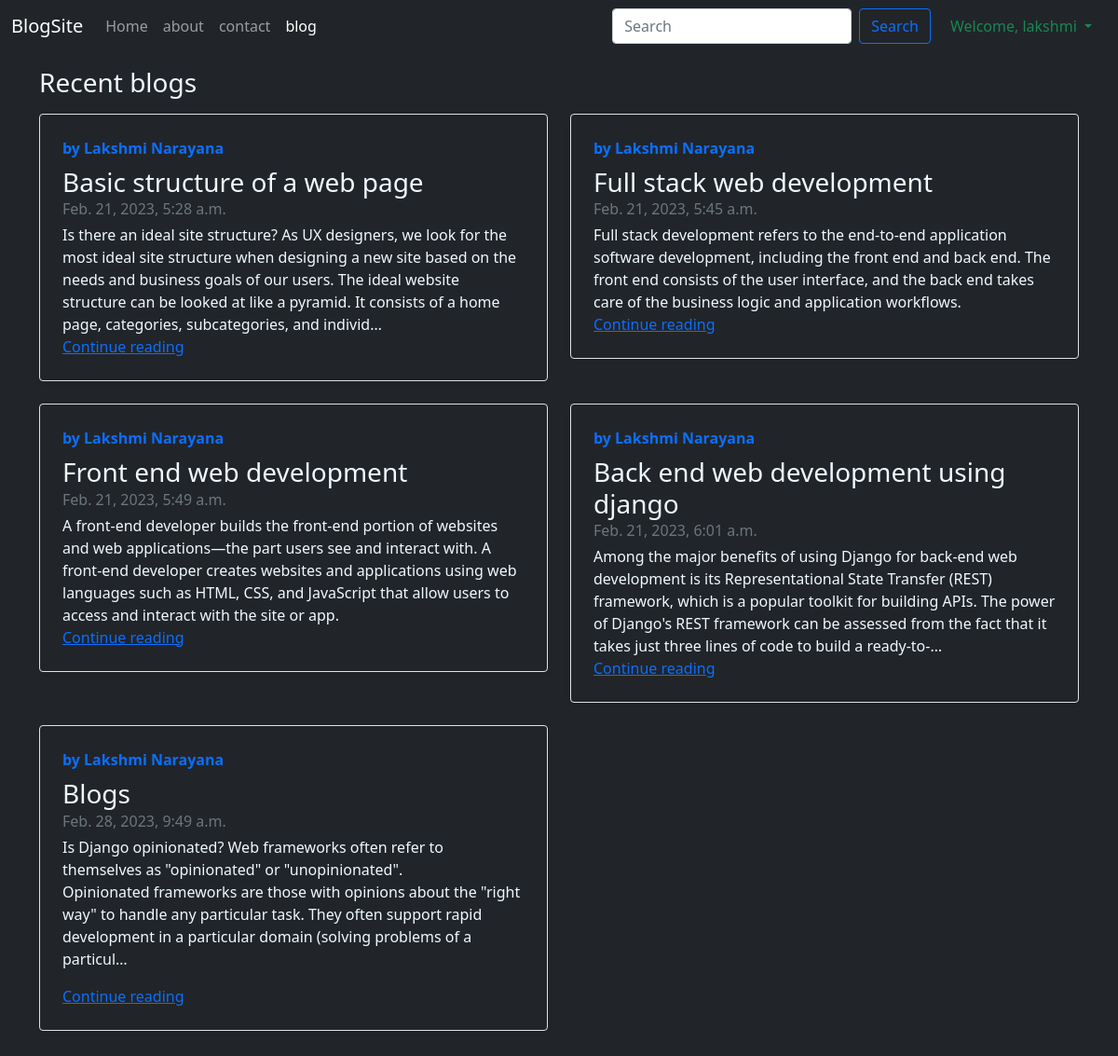
Page /blog/ (signed in) on the committed database.
### blog/models.py (models this page shows, shortened)
class Post(models.Model):
    sno = models.AutoField(primary_key=True)
    author= models.CharField(max_length=100)
    title=models.CharField(max_length=100)
    slug=models.CharField(max_length=140)
    timestamp=models.DateTimeField(blank=True)
    content=models.TextField()

### blog/views.py (the view)
# urls.py: path('',views.blogpage,name='blogpage'),
def blogpage(request):
      allPosts=Post.objects.all()
      context={"allPosts":allPosts}
      return render(request,"blog/blogpage.html",context)

### templates/blog/blogpage.html (shortened to what this page needs)
{% extends 'basics.html' %}
{% block blogactive %}active{% endblock blogactive %}
{% block body %}
<h3 class=" my-3">Recent blogs</h3>
<div class="row mb-2">
  {% for post in allPosts%}
    <div class="col-md-6">
      <div class="row g-0 border rounded overflow-hidden flex-md-row mb-4 shadow-sm h-md-250 position-relative">
        <div class="col p-4 d-flex flex-column position-static">
          <strong class="d-inline-block mb-2 text-primary"> by {{post.author}}</strong>
          <h3 class="mb-0">{{post.title}}</h3>
          <div class="mb-1 text-muted">{{post.timestamp}}</div>
          <p class="card-text mb-auto">{{post.content|safe |truncatechars:300}}</p>
          <a href="/blog/{{post.slug}}" class="stretched-link">Continue reading</a>
        </div>
      </div>
    </div>
    {% endfor %}
  </div>
{% endblock body %}

### templates/basics.html (shortened to what this page needs)
<!doctype html>
<html lang="en">
<head>
  <link href="https://cdn.jsdelivr.net/npm/bootstrap@5.0.2/dist/css/bootstrap.min.css" rel="stylesheet"
>
</head>
<body style="background-color: #212529; color: aliceblue;">
  <nav class="navbar navbar-expand-lg navbar-dark bg-dark">
    <div class="container-fluid">
      <a class="navbar-brand" href="/">BlogSite</a>
      <div class="collapse navbar-collapse" id="navbarSupportedContent">
        <ul class="navbar-nav me-auto mb-2 mb-lg-0">
          <li class="nav-item">
            <a class="nav-link {% block homeactive %}{% endblock homeactive %} " aria-current="page" href="/">Home</a>
          </li>
          <li class="nav-item">
            <a class="nav-link {% block aboutactive %}{% endblock aboutactive %}" href="/about">about</a>
          </li>
          <li class="nav-item">
            <a class="nav-link {% block contactactive %}{% endblock contactactive %}" href="/contact">contact</a>
          </li>
          <li class="nav-item">
            <a class="nav-link {% block blogactive %}{% endblock blogactive %}" href="/blog">blog</a>
          </li>
        </ul>
        <form method='get' action="/search" class="d-flex" role="search">
          <input class="form-control me-2" type="search" placeholder="Search" aria-label="Search" name="query"
            id="query">
          <button class="btn btn-outline-primary" type="submit" style="margin-right:5px">Search</button>
        </form>
        {% if user.is_authenticated %}
        <div class="nav-item dropdown">
          <a class="nav-link dropdown-toggle text-success" href="#" id="navbarDropdown" role="button" data-bs-toggle="dropdown" aria-expanded="false">
            Welcome, {{request.user}}
          </a>
        </div>
        {% endif %}
      </div>
    </div>
  </nav>
  <div class='container'>
    {% block body %}{% endblock body %}
  </div>
</body>
</html>

### rows in the picture
Post: author "Lakshmi Narayana", title "Basic structure of a web page", timestamp "Feb. 21, 2023, 5:28 a.m.", content "Is there an ideal site structure? As UX designers, we look for the most ideal site structure when designing a new site based on the needs and business goals of our users. The ideal website structure can be looked at like a pyramid. It consists of a home page, categories, subcategories, and individ…"
Post: author "Lakshmi Narayana", title "Full stack web development", timestamp "Feb. 21, 2023, 5:45 a.m.", content "Full stack development refers to the end-to-end application software development, including the front end and back end. The front end consists of the user interface, and the back end takes care of the business logic and application workflows."
Post: author "Lakshmi Narayana", title "Front end web development", timestamp "Feb. 21, 2023, 5:49 a.m.", content "A front-end developer builds the front-end portion of websites and web applications—the part users see and interact with. A front-end developer creates websites and applications using web languages such as HTML, CSS, and JavaScript that allow users to access and interact with the site or app."
Post: author "Lakshmi Narayana", title "Back end web development using django", timestamp "Feb. 21, 2023, 6:01 a.m.", content "Among the major benefits of using Django for back-end web development is its Representational State Transfer (REST) framework, which is a popular toolkit for building APIs. The power of Django's REST framework can be assessed from the fact that it takes just three lines of code to build a ready-to-…"
Post: author "Lakshmi Narayana", title "Blogs", timestamp "Feb. 28, 2023, 9:49 a.m.", content "Is Django opinionated? Web frameworks often refer to themselves as \"opinionated\" or \"unopinionated\". Opinionated frameworks are those with opinions about the \"right way\" to handle any particular task. They often support rapid development in a particular domain (solving problems of a particul…"

### other values in the picture
{{ request.user }} "lakshmi"
